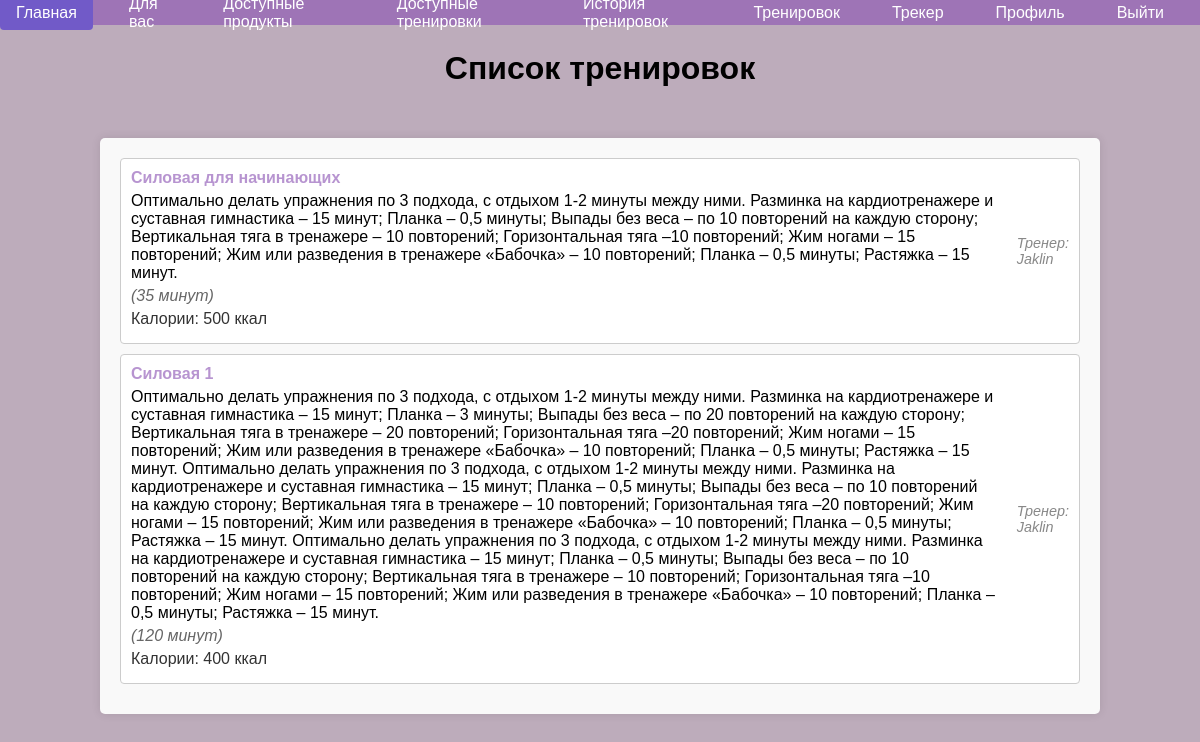
The app's page /train_list.php?training_type=1 (signed in) with its own data.
### tables this page shows
CREATE TABLE `training_programs` (
  `id` int(11) NOT NULL AUTO_INCREMENT,
  `name` varchar(255) DEFAULT NULL,
  `description` text DEFAULT NULL,
  `duration` int(11) DEFAULT NULL,
  `calories_burned` int(11) DEFAULT NULL,
  `training_name` varchar(255) DEFAULT NULL,
  `training_type_id` int(11) DEFAULT NULL,
  `created_by` int(11) DEFAULT NULL,
  `created_at` timestamp NOT NULL DEFAULT current_timestamp(),
  `status` enum('pending','approved','rejected') DEFAULT 'pending',
  PRIMARY KEY (`id`),
  KEY `training_type_id` (`training_type_id`),
  KEY `created_by` (`created_by`),
  CONSTRAINT `training_programs_ibfk_1` FOREIGN KEY (`training_type_id`) REFERENCES `training_types` (`id`) ON DELETE SET NULL,
  CONSTRAINT `training_programs_ibfk_2` FOREIGN KEY (`created_by`) REFERENCES `users` (`id`) ON DELETE CASCADE
);

CREATE TABLE `users` (
  `id` int(11) NOT NULL AUTO_INCREMENT,
  `username` varchar(255) DEFAULT NULL,
  `email` varchar(255) DEFAULT NULL,
  `password_hash` varchar(255) DEFAULT NULL,
  `age` int(11) DEFAULT NULL,
  `weight` float DEFAULT NULL,
  `height` float DEFAULT NULL,
  `gender` enum('male','female') DEFAULT NULL,
  `activity_level` enum('sedentary','light','moderate','active','very_active') DEFAULT NULL,
  `daily_calories` decimal(10,2) DEFAULT NULL,
  `created_at` timestamp NOT NULL DEFAULT current_timestamp(),
  `role_id` int(11) DEFAULT NULL,
  PRIMARY KEY (`id`),
  UNIQUE KEY `email` (`email`),
  KEY `role_id` (`role_id`),
  CONSTRAINT `users_ibfk_1` FOREIGN KEY (`role_id`) REFERENCES `roles` (`id`)
);

### train_list.php (the view, shortened to what this page needs)
<?php
include 'navbar.php';
if (isset($_GET['training_type'])) {
    $training_type_id = $_GET['training_type'];
    $stmt = $conn->prepare("
        SELECT
            t.id,
            t.name,
            t.description,
            t.duration,
            t.calories_burned,
            u.username AS trainer_name
        FROM training_programs t
        JOIN users u ON t.created_by = u.id
        WHERE t.training_type_id = ? AND t.status = 'approved'
    ");
    $stmt->bind_param("i", $training_type_id);
    $stmt->execute();
    $programs = $stmt->get_result()->fetch_all(MYSQLI_ASSOC);
}
?>
<!DOCTYPE html>
<html lang="ru">
<head>
</head>
<body>
<h1>Список тренировок</h1>
<div class="container">
    <?php if (!empty($programs)): ?>
        <ul class="program-list">
            <?php foreach ($programs as $program): ?>
                <li>
                    <div>
                        <a href="training_details.php?id=<?php echo $program['id']; ?>"><?php echo htmlspecialchars($program['name']); ?></a>
                        <p><?php echo htmlspecialchars($program['description']); ?></p>
                        <p class="duration">(<?php echo htmlspecialchars($program['duration']); ?> минут)</p>
                        <p class="calories">Калории: <?php echo htmlspecialchars($program['calories_burned']); ?> ккал</p>
                    </div>
                    <div class="trainer-info">
                        Тренер: <?php echo htmlspecialchars($program['trainer_name']); ?>
                    </div>
                </li>
            <?php endforeach; ?>
        </ul>
    <?php else: ?>
        <p>Тренировки данного типа отсутствуют.</p>
    <?php endif; ?>
</div>
</body>
</html>

### navbar.php (style rules this page uses)
body { margin: 0; padding-top: 50px; }

### train_list.php (style rules this page uses)
body { font-family: Arial, sans-serif; background-color: #bdacbb; margin: 0; padding: 0; display: flex; flex-direction: column; align-items: center; }
h1 { margin-top: 50px; text-align: center; }
.container { width: 80%; max-width: 1200px; padding: 20px; background-color: #f9f9f9; border-radius: 5px; box-shadow: 0 0 10px rgba(0, 0, 0, 0.1); margin-top: 30px; }
.program-list { list-style: none; padding: 0; margin: 0; }
.program-list li { background-color: #fff; border: 1px solid #ccc; border-radius: 4px; padding: 10px; margin-bottom: 10px; display: flex; justify-content: space-between; align-items: center; }
.program-list li a { text-decoration: none; color: rgba(139, 83, 179, 0.62); font-weight: bold; }
.program-list li p { margin: 5px 0; }
.program-list li .duration { font-style: italic; color: #666; }
.program-list li .calories { color: #333; }
.trainer-info { font-size: 0.9em; font-style: italic; color: #888; margin-left: 20px; }

### records on screen
training_programs: name "Силовая для начинающих", description "Оптимально делать упражнения по 3 подхода, с отдыхом 1-2 минуты между ними. Разминка на кардиотренажере и суставная гимнастика – 15 минут; Планка – 0,5 минуты; Выпады без веса – по 10 повторений на каждую сторону; Вертикальная тяга в тренажере – 10 повторений; Горизонтальная тяга –10 повторений; Жим ногами – 15 повторений; Жим или разведения в тренажере «Бабочка» – 10 повторений; Планка – 0,5 минуты; Растяжка – 15 минут.", duration "35", calories_burned "500", created_by.username "Jaklin"
training_programs: name "Силовая 1", description "Оптимально делать упражнения по 3 подхода, с отдыхом 1-2 минуты между ними. Разминка на кардиотренажере и суставная гимнастика – 15 минут; Планка – 3 минуты; Выпады без веса – по 20 повторений на каждую сторону; Вертикальная тяга в тренажере – 20 повторений; Горизонтальная тяга –20 повторений; Жим ногами – 15 повторений; Жим или разведения в тренажере «Бабочка» – 10 повторений; Планка – 0,5 минуты; Растяжка – 15 минут. Оптимально делать упражнения по 3 подхода, с отдыхом 1-2 минуты между ними. Разминка на кардиотренажере и суставная гимнастика – 15 минут; Планка – 0,5 минуты; Выпады без веса – по 10 повторений на каждую сторону; Вертикальная тяга в тренажере – 10 повторений; Горизонтальная…", duration "120", calories_burned "400", created_by.username "Jaklin"
